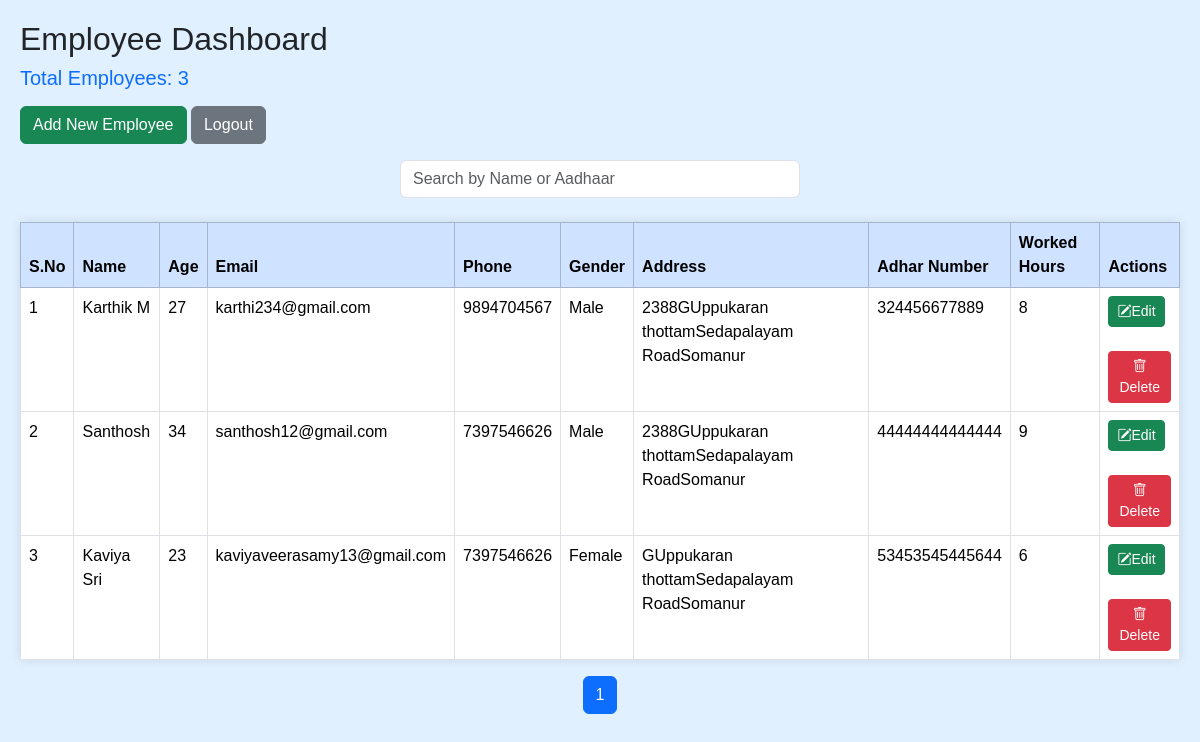
/dashboard/, run on the app's committed database.
### employee/models.py (models this page shows, shortened)
class Employee(models.Model):
    name = models.CharField(max_length=100)
    age = models.IntegerField()
    email = models.EmailField(unique=True)
    phone = models.CharField(max_length=15)
    address = models.TextField()
    adhar_number = models.CharField(max_length=20, unique=True)
    worked_hours = models.IntegerField(default=0)
    gender = models.CharField(max_length=10, choices=(('Male','Male'),('Female','Female'),('Other','Other')))

### employee/views.py (the view)
# urls.py: path('dashboard/', views.EmployeeListView.as_view(), name='dashboard'),
class EmployeeListView(ListView):
    model = Employee
    template_name = 'dashboard.html'
    context_object_name = 'employees'
    paginate_by = 5
    def get_queryset(self):
        search = self.request.GET.get('search')
        queryset = Employee.objects.all().order_by('-id')
        if search:
            queryset = queryset.filter(
                name__icontains=search
            ) | Employee.objects.filter(
                adhar_number__icontains=search
            )
        return queryset

### template/dashboard.html (shortened to what this page needs)
<!DOCTYPE html>
<html lang="en">
<head>
{% load bootstrap5 %}
{% bootstrap_css %}
<link rel="stylesheet" href="https://cdn.jsdelivr.net/npm/bootstrap-icons@1.11.3/font/bootstrap-icons.css">
</head>
<body>
<h2>Employee Dashboard</h2>
<h5 class="mb-3 text-primary">
Total Employees: {{ page_obj.paginator.count }}
</h5>
<a href="{% url 'details' %}" class="btn btn-success mb-3">Add New Employee</a>
<a href="{% url 'logout' %}" class="btn btn-secondary mb-3">Logout</a>
<div class="d-flex justify-content-center mb-4">
  <form method="GET" style="width: 400px;">
    <div class="input-group">
      <input type="text"
       id="searchBox"
       name="search"
       class="form-control"
       placeholder="Search by Name or Aadhaar"
       autocomplete="off"
       value="{{ request.GET.search|default:'' }}">
    </div>
  </form>
</div>
<table class="table table-bordered">
    <thead class="table-primary">
        <tr>
            <th>S.No</th>
            <th>Name</th>
            <th>Age</th>
            <th>Email</th>
            <th>Phone</th>
            <th>Gender</th>
            <th>Address</th>
            <th>Adhar Number</th>
            <th>Worked Hours</th>
            <th>Actions</th>
        </tr>
    </thead>
    <tbody>
      {% if employees %}
      {% for emp in employees %}
      <tr>
        <td>{{ forloop.counter }}</td>
        <td>{{ emp.name }}</td>
        <td>{{ emp.age }}</td>
        <td>{{ emp.email }}</td>
        <td>{{ emp.phone }}</td>
        <td>{{ emp.gender }}</td>
        <td>{{ emp.address }}</td>
        <td>{{ emp.adhar_number }}</td>
        <td>{{ emp.worked_hours|floatformat:0 }}</td>
        <td>
         <a href="{% url 'update' emp.id %}" class="btn btn-sm btn-success">
          <i class="bi bi-pencil-square"></i>Edit
        </a><br><br>
        <a href="{% url 'delete' emp.id %}" class="btn btn-sm btn-danger">
          <i class="bi bi-trash"></i>Delete
        </a>
        </td>
      </tr>
      {% endfor %}
      {% else %}
      <tr>
        <td colspan="10" class="text-center text-danger">
          No employee found
        </td>
      </tr>
      {% endif %}
    </tbody>
  </table>
  <nav>
<ul class="pagination justify-content-center">
{% for num in page_obj.paginator.page_range %}
{% if page_obj.number == num %}
<li class="page-item active">
<a class="page-link">{{ num }}</a>
</li>
{% else %}
<li class="page-item">
<a class="page-link" href="?page={{ num }}&search={{ request.GET.search }}">{{ num }}</a>
</li>
{% endif %}
{% endfor %}
</ul>
</nav>
</body>
</html>

### template/dashboard.html (style rules this page uses)
body { padding: 20px; font-family: sans-serif; background-color: #e0f0ff;width: auto; }
table { background: #fff; box-shadow: 0 0 10px rgba(0,0,0,0.1); }

### data on the page
Employee: name "Karthik M", age "27", email "karthi234@gmail.com", phone "9894704567", gender "Male", address "2388GUppukaran thottamSedapalayam RoadSomanur", adhar_number "324456677889", worked_hours "8"
Employee: name "Santhosh", age "34", email "santhosh12@gmail.com", phone "7397546626", gender "Male", address "2388GUppukaran thottamSedapalayam RoadSomanur", adhar_number "44444444444444", worked_hours "9"
Employee: name "Kaviya Sri", age "23", email "kaviyaveerasamy13@gmail.com", phone "7397546626", gender "Female", address "GUppukaran thottamSedapalayam RoadSomanur", adhar_number "53453545445644", worked_hours "6"

### other printed values
{{ page_obj.paginator.count }} "3"
{{ num }} "1"
